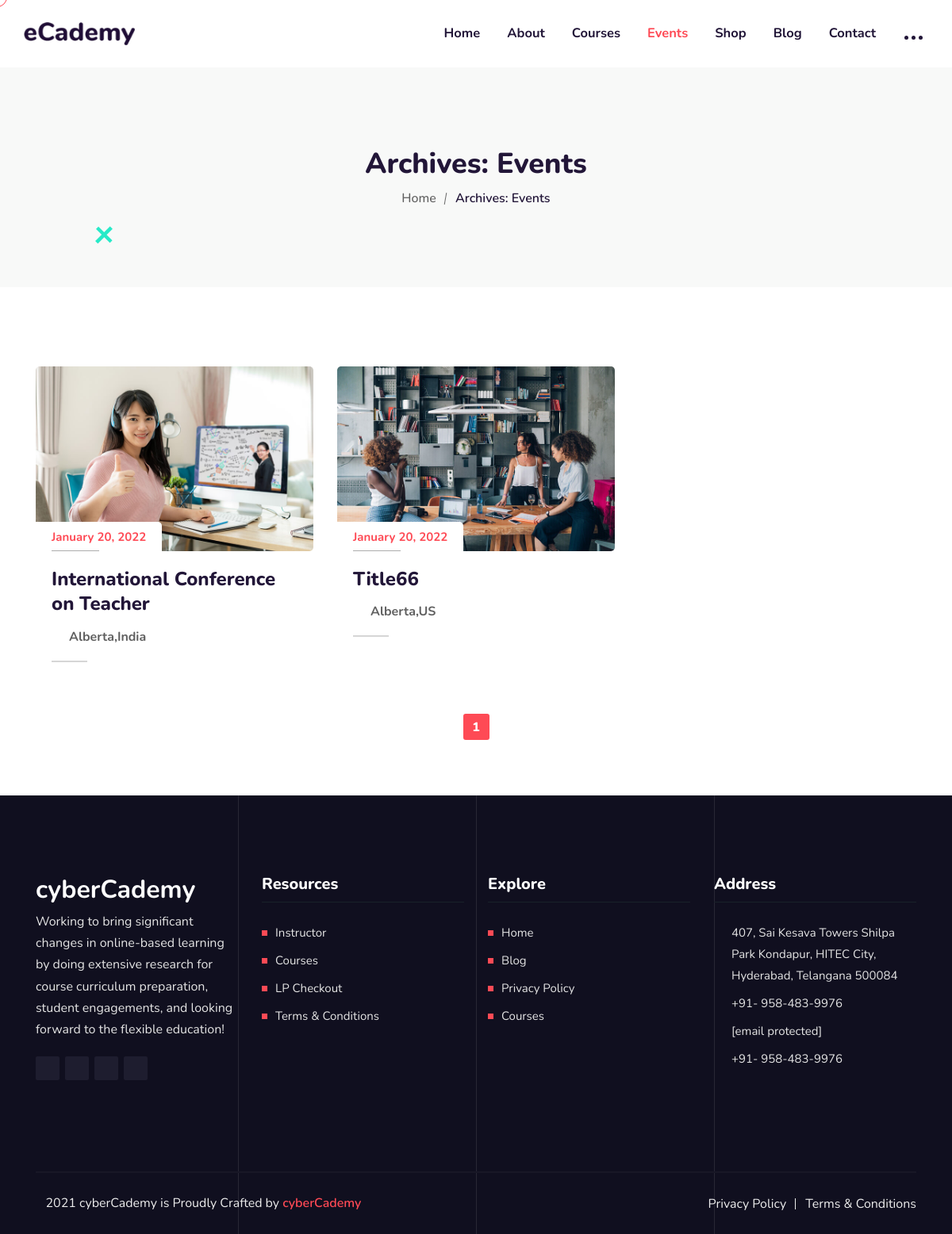
The app's page /events/, older data.
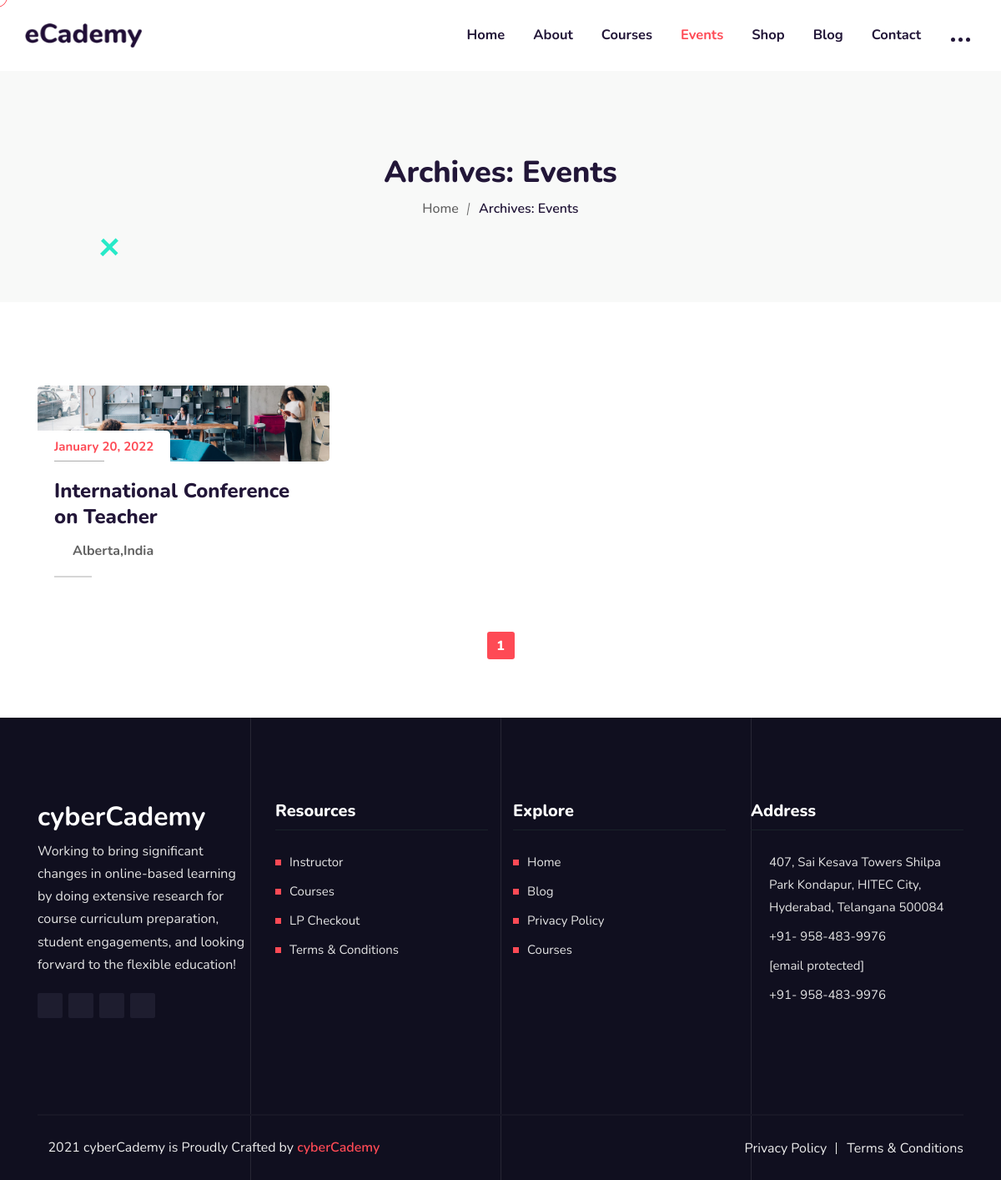
The same page, newer data.
### event/models.py (models this page shows, shortened)
class event_detail(models.Model):
    event_img=models.ImageField(upload_to='image/event/')
    event_title=models.CharField(max_length=1000)
    slug=models.SlugField(max_length=1000,unique=True)
    state=models.CharField(max_length=100)
    country=models.CharField(max_length=100)
    date=models.DateField()
    event_cost=models.IntegerField()
    event_total_slot=models.IntegerField(default=0)
    event_booked_slot=models.IntegerField(default=0)
    event_start_date=models.DateField()
    event_end_date=models.DateField()
    event_start_time=models.TimeField()
    event_end_time=models.TimeField()
    about_event=models.TextField()
    where_event=models.TextField()

### event/views.py (the view)
# urls.py: path('events/', views.events, name='events'),
def events(request):
    event=event_detail.objects.all().order_by('id')
    paginator=Paginator(event,6)
    page_no=request.GET.get('page')
    page_obj=paginator.get_page(page_no)
    res={'event':page_obj}
    return render(request,'events.html',res)

### event/templates/events.html (shortened to what this page needs)
{% extends 'basic.html' %}
{% block body %}
{% load static %}
<div class="page-title-area">
    <div class="container">
        <div class="page-title-content">
            <h2>Archives: <span>Events</span></h2>
            <ul>
                <li><a href="/">Home</a></li>
                <li>Archives: <span>Events</span></li>
            </ul>
        </div>
    </div>
    <div class="shape9">
        <img src="{% static '/wp-content/themes/ecademy/assets/img/shape8.svg' %}" alt="Shape Image One">
    </div>
</div>
<div class="events-area pt-100 pb-70">
    <div class="container">
        <div class="row">{% for e in event %}
            <div id="event-1755" class="col-lg-4 col-sm-6 col-md-6 post-1755 tp_event type-tp_event status-publish has-post-thumbnail hentry tp_event_category-upcoming-health-coaching pmpro-has-access">
                <div class="single-events-box">
                    <div class="image">
                        <a href="{% url 'single-event' e.slug %}" class="d-block">
                            <img width="750" height="500"
                                src="/media/{{e.event_img}}"
                                class="attachment-ecademy_default_thumb size-ecademy_default_thumb wp-post-image" alt=""
                                loading="lazy"
                                srcset="/media/{{e.event_img}} 750w,
                                /media/{{e.event_img}} 300w,
                                /media/{{e.event_img}} 600w"
                                sizes="(max-width: 750px) 100vw, 750px" /> </a>
                        <span class="date">
                     {{e.date|date:"F d, Y" }}</span>
                    </div>
                    <div class="content">
                        <h3><a href="{% url 'single-event' e.slug %}">{{e.event_title|capfirst}}</a></h3>
                        <span class="location"><i class="bx bx-map"></i>{{e.state|capfirst}},{{e.country|capfirst}}</span>
                    </div>
                </div>
            </div>
           {% endfor %}
        </div>
        <div class="pagination-area text-center">
            <nav aria-label="navigation">
                {% for i in event.paginator.page_range %}
                {% if event.number == i %}
                                  <span aria-current="page" class="page-numbers current">{{i}}</span>
                                {% else %}  <span aria-current="page" class="page-numbers ">{{i}}</span>
                                  {% endif %}{% endfor %}
            </nav>
        </div>
    </div>
</div>
{% endblock body %}

Row changes from the older to the newer data that the page shows:
removed event_detail: event_img (picture), date "January 20, 2022", event_title "Title66", state "Alberta", country "US"
changed event_detail "International Conference on Teacher": event_img: a different picture
